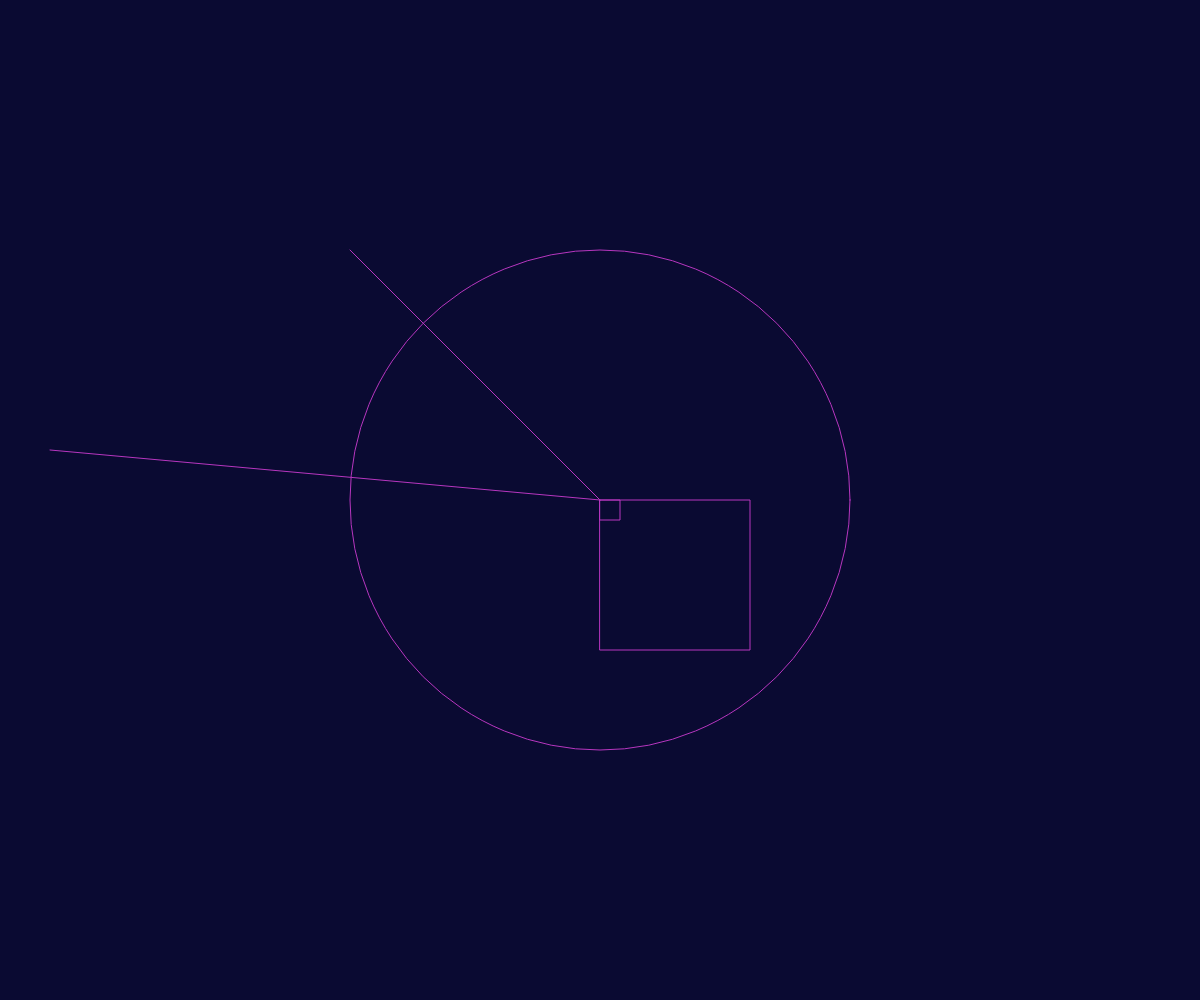
Frame 1 (no input)
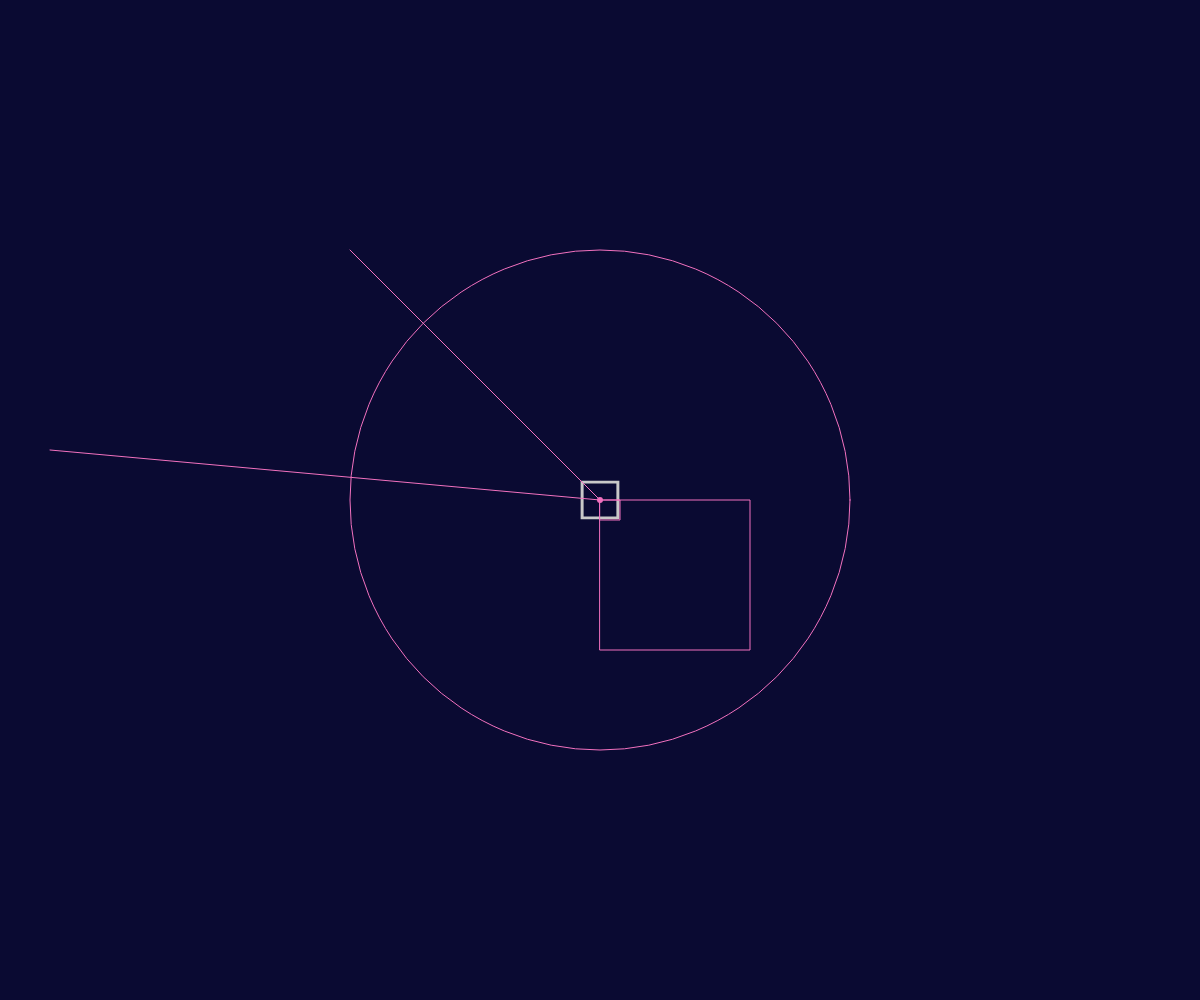
Frame 60 (no input)
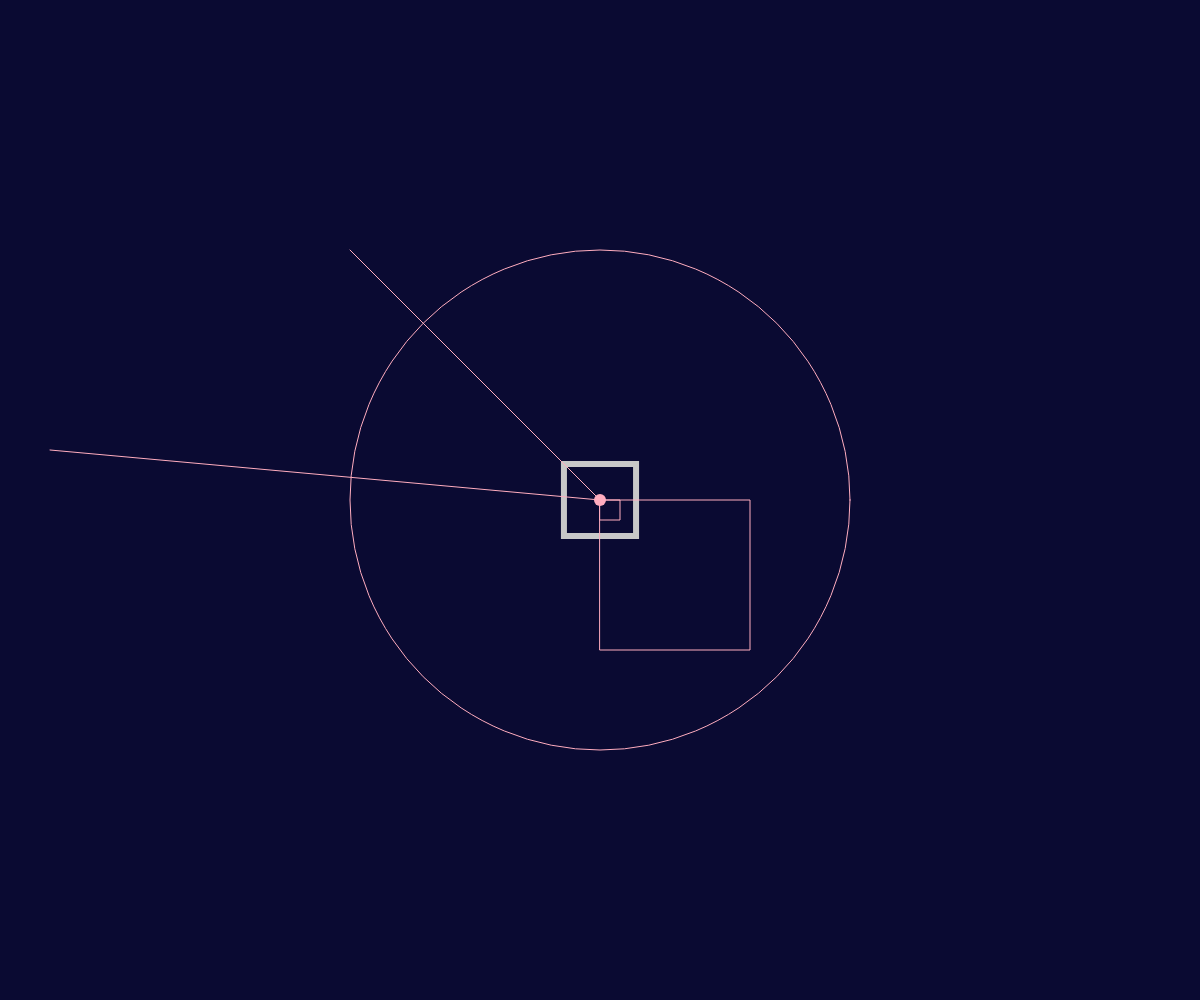
Frame 120 (the mouse pressed at the canvas centre since frame 60)

The p5.js sketch that drew these frames (run headless with seeded random() and noise() and a simulated clock; from frame 60 on, the mouse is pressed at the canvas centre):

// p5.js sketch
// ── sketch.js
var canvas;
var r,g,b;
var moving = 0;

function setup() {
canvas = createCanvas(windowWidth, windowHeight);
canvas.position(0,0);
canvas.style('z-index','-1000');
//-1000はキャンバスを最背面にする意味
    
  r = random(255);
  g = random(255);
  b = random(255);
  
}

function draw() {
  background(10,10,50);
  
  push();
  noFill();
  stroke(200);
  strokeWeight(moving*0.05);
  rectMode(RADIUS);
  rect(width/2,height/2,moving*0.3,moving*0.3);
  moving = moving + 0.01;
  pop();
  
  push();
  fill(r,g,b);
  noStroke();
  ellipse(width/2,height/2,moving*0.1,moving*0.1);
  
  r++;
  g++;
  
  moving = moving + 1;
  pop();
  
  
  push();
  noFill();
  stroke(r,g,b);
  strokeWeight(1);
  // line(x1, y1, x2, y2)
  line(width/2,height/2, 50, 450);
  line(width/2,height/2, 350, 250);
  pop();
  
  push();
  noFill();
  stroke(r,g,b);
  ellipse(width/2,height/2, 500, 500);
  rect(width/2,height/2,150,150);
  rect(width/2,height/2,20,20);
  pop();
  
  
//   ellipse(250,140,20,20);
//   ellipse(350,340,50,50);
  
  
  
  
}
// ── style.css
body{
    padding:0 auto;
    margin: 0 auto;
    
    
}

.main{
    
    text-align: center;
    height:800px;
    width: 100%;
    margin-top:450px;

}

h1{
    color: white;
    font-size: 50px;
    
}
